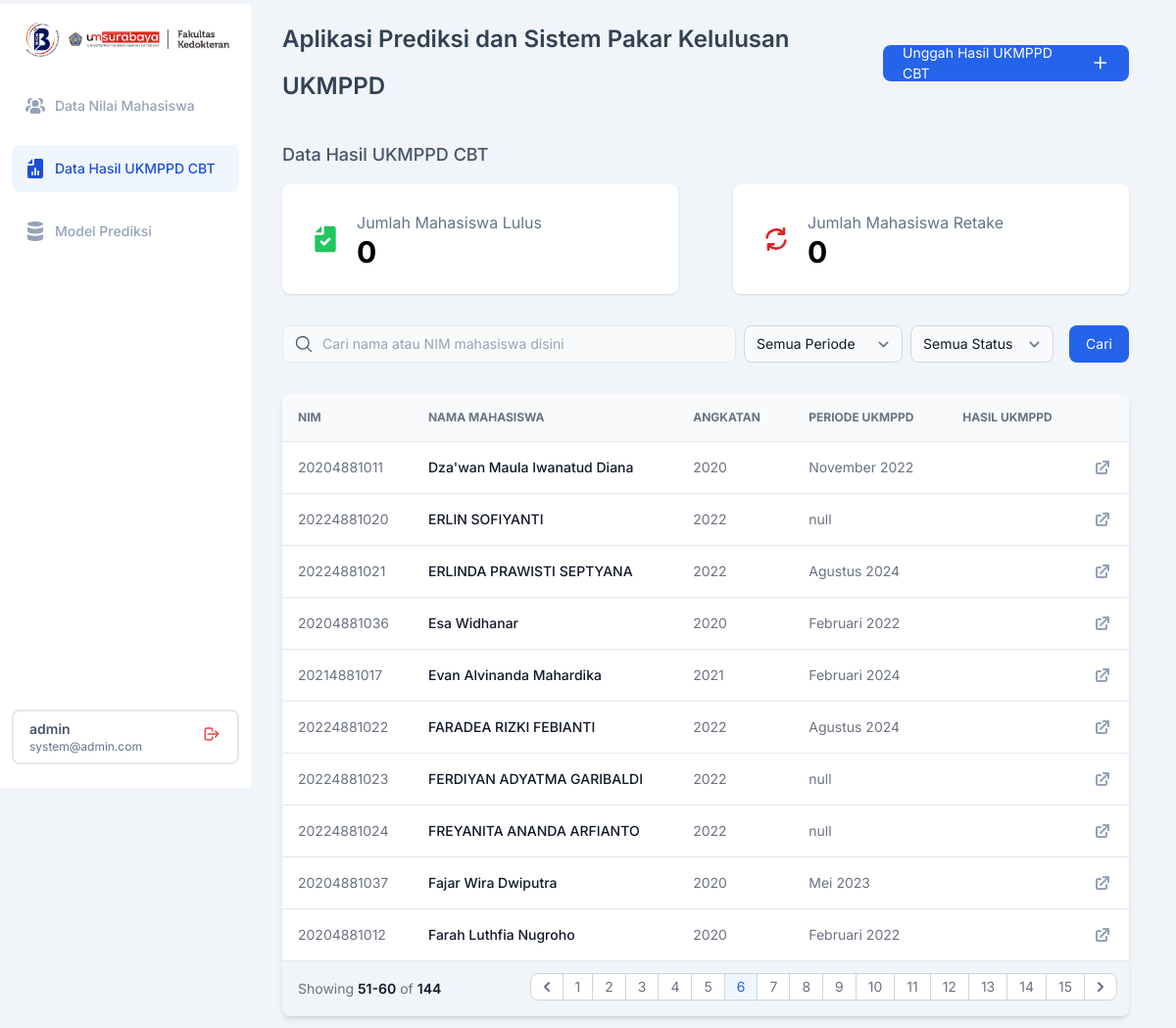
Page /data-ukmppd/?page=6 (signed in) on the earlier database version.
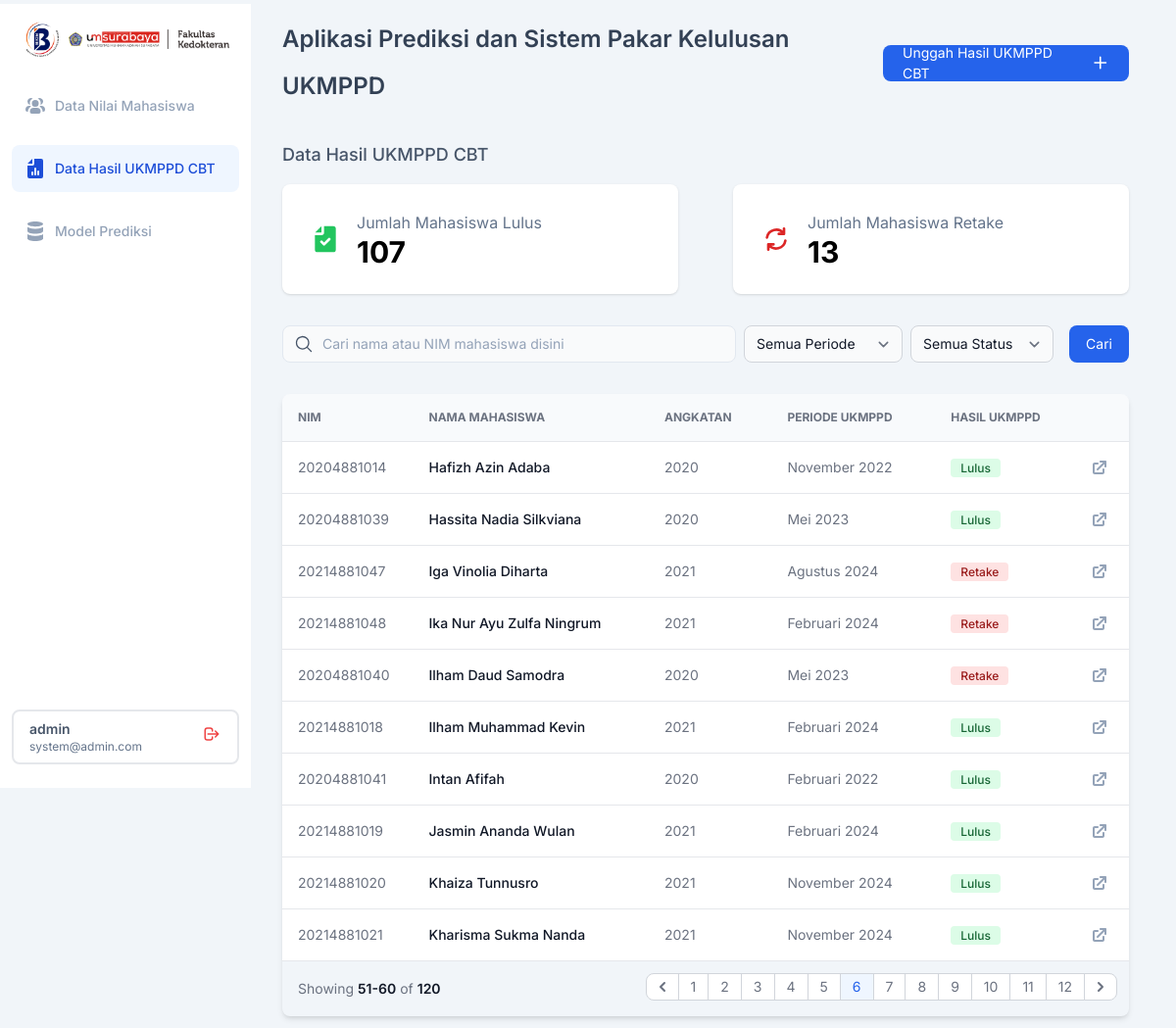
Same page on the later database version.
### dataUKMPPD/models.py (models this page shows, shortened)
class hasilUKMPPD(models.Model):
    mahasiswa_ID = models.AutoField(primary_key=True)
    nama_mahasiswa = models.CharField(max_length=512)
    NIM = models.IntegerField()
    angkatan = models.CharField(max_length=20)
    periode_ukmppd = models.CharField(max_length=50)
    IPD = models.FloatField(blank=True, null=True)
    IKA = models.FloatField(blank=True, null=True)
    RAD = models.FloatField(blank=True, null=True)
    SRM = models.FloatField(blank=True, null=True)
    KDK = models.FloatField(blank=True, null=True)
    MPK = models.FloatField(blank=True, null=True)
    ANT = models.FloatField(blank=True, null=True)
    MAT = models.FloatField(blank=True, null=True)
    IKM = models.FloatField(blank=True, null=True)
    THTKL = models.FloatField(blank=True, null=True)
    KJW = models.FloatField(blank=True, null=True)
    OT2 = models.FloatField(blank=True, null=True)
    BED = models.FloatField(blank=True, null=True)
    OBG = models.FloatField(blank=True, null=True)
    FOR = models.FloatField(blank=True, null=True)
    MOI = models.FloatField(blank=True, null=True)
    ELK = models.FloatField(blank=True, null=True)
    hasil_ukmppd = models.IntegerField(choices=[(0, 'Retake'), (1, 'Lulus')])
    created_at = models.DateTimeField(auto_now_add=True)
    updated_at = models.DateTimeField(auto_now=True)

### dataUKMPPD/views.py (the view)
# urls.py: path('', views.dashboardUKMPPD, name='index'),
def dashboardUKMPPD(request):
    dashboard = hasilUKMPPD.objects.all().order_by('nama_mahasiswa')
    record_count = hasilUKMPPD.objects.all().count()
    angkatan_list = hasilUKMPPD.objects.values_list('angkatan', flat=True).distinct()
    periode_list = hasilUKMPPD.objects.values_list('periode_ukmppd', flat=True).distinct()
    search_query = request.GET.get('query')
    filter_periode = request.GET.get('periode_ukmppd')
    filter_status = request.GET.get('status')
    if search_query:
        dashboard = dashboard.filter(Q(nama_mahasiswa__icontains = search_query) | Q(NIM__icontains = search_query))
    if filter_periode and filter_periode != 'Semua Periode':
        dashboard = dashboard.filter(periode_ukmppd = filter_periode)
    if filter_status and filter_status != 'Semua':
        if filter_status == 'Lulus':
            dashboard = dashboard.filter(hasil_ukmppd = 1)
        elif filter_status == 'Retake':
            dashboard = dashboard.filter(hasil_ukmppd = 0)
    paginator = Paginator(dashboard, 10)
    page_number = request.GET.get('page')
    page_obj = paginator.get_page(page_number)
    ukmppd_lulus = hasilUKMPPD.objects.filter(hasil_ukmppd = 1).count()
    ukmppd_retake = hasilUKMPPD.objects.filter(hasil_ukmppd = 0).count()
    context = {
        'page_obj': page_obj,
        'record_count': record_count,
        'angkatan_list': angkatan_list,
        'periode_list': periode_list,
        'search_query': search_query,
        'filter_periode': filter_periode,
        'filter_status': filter_status,
        'ukmppd_lulus': ukmppd_lulus,
        'ukmppd_retake': ukmppd_retake,
    }
    return render(request, 'dataUKMPPD/dashboard-ukmppd.html', context)

### dataUKMPPD/templates/dataUKMPPD/dashboard-ukmppd.html (shortened to what the changed rows need)
{% load static tailwind_tags %}
{% load static %}
<!DOCTYPE html>
<html>
  <head>
    {% tailwind_css %}
  </head>
  <body class="bg-slate-100 font-['Inter']">
    <div class="p-4 gap-y-8 sm:ml-64 mr-8 ps-8 flex flex-col">
      <div class="flex flex-col gap-4">
        <div class="grid md:grid-cols-2 gap-14">
          <div class="flex gap-x-4 items-center bg-white shadow p-7 rounded-lg">
            <div class="flex flex-col justify-start items-start gap-1">
              <span class="text-slate-500 text-[16px] leading-snug">Jumlah Mahasiswa Lulus</span>
              <span class="text-[30px] font-bold leading-none">{{ ukmppd_lulus|default:0 }}</span>
            </div>
          </div>
          <div class="flex gap-x-4 items-center bg-white shadow p-7 rounded-lg">
            <div class="flex flex-col justify-start items-start gap-1">
              <span class="text-slate-500 text-[16px] leading-snug">Jumlah Mahasiswa Retake</span>
              <span class="text-[30px] font-bold leading-none">{{ ukmppd_retake|default:0 }}</span>
            </div>
          </div>
        </div>
      </div>
      <div class="relative overflow-x-auto shadow-md sm:rounded-lg">
        <table class="w-full text-sm text-left rtl:text-right text-gray-500">
          <thead class="text-xs uppercase bg-slate-50 border-b">
            <tr>
              <th scope="col" class="p-4">NIM</th>
              <th scope="col" class="px-6 py-3">Nama Mahasiswa</th>
              <th scope="col" class="px-6 py-3">Angkatan</th>
              <th scope="col" class="px-6 py-3">Periode UKMPPD</th>
              <th scope="col" class="px-6 py-3">Hasil UKMPPD</th>
              <th scope="col" class="px-6 py-3"></th>
            </tr>
          </thead>
          <tbody>
            {% if page_obj.object_list %}
              {% for dashboard in page_obj.object_list %}
              <tr class="bg-white border-b hover:bg-gray-200">
                <td class="w-4 p-4">{{dashboard.NIM}}</td>
                <th scope="row" class="px-6 py-4 font-medium text-gray-900 whitespace-nowrap">{{dashboard.nama_mahasiswa}}</th>
                <td class="px-6 py-4">{{dashboard.angkatan}}</td>
                <td class="px-6 py-4">{{dashboard.periode_ukmppd}}</td>
                <td class="px-6 py-4">
                {% if dashboard.hasil_ukmppd == 1 %}
                  <span class="bg-green-100 text-green-800 border-green-300 font-['Inter'] text-xs font-medium me-2 px-2.5 py-0.5 rounded">Lulus</span>
                {% elif dashboard.hasil_ukmppd == 0 %}
                  <span class="bg-red-100 text-red-800 border-red-300 font-['Inter'] text-xs font-medium me-2 px-2.5 py-0.5 rounded">Retake</span>
                {% endif %}
                </td>
                <td class="px-4 py-4">
                  <a href="{% url 'detail-hasil-ukmppd' dashboard.NIM %}" class="font-medium hover:underline">
                  </a>
                </td>
              </tr>
              {% endfor %}
            {% else %}
            <tr>
              <td colspan="5" class="text-center py-4">Data tidak ditemukan</td>
            </tr>
            {% endif %}
          </tbody>
        </table>
        <nav class="flex items-center flex-column flex-wrap md:flex-row justify-between py-3" aria-label="Table navigation">
          <span class="pl-4 text-sm font-normal text-gray-500 :inline md:w-auto">Showing
              <span class="font-semibold text-gray-900">{{ page_obj.start_index }}-{{ page_obj.end_index }}</span> of
              <span class="font-semibold text-gray-900">{{ record_count }}</span>
          </span>
          <ul class="pr-3 inline-flex -space-x-px rtl:space-x-reverse text-sm h-8">
              {% for num in page_obj.paginator.page_range %}
                  {% if page_obj.number == num %}
                      <li>
                          <a href="?page={{ num }}" aria-current="page" class="flex items-center justify-center px-3 h-7 text-blue-600 border border-gray-300 bg-blue-50 hover:bg-blue-100 hover:text-blue-700">
                              {{ num }}
                          </a>
                      </li>
                  {% else %}
                      <li>
                          <a href="?page={{ num }}" class="flex items-center justify-center px-3 h-7 leading-tight text-gray-500 bg-white border border-gray-300 hover:bg-gray-100 hover:text-gray-700">
                              {{ num }}
                          </a>
                      </li>
                  {% endif %}
              {% endfor %}
          </ul>
        </nav>
      </div>
    </div>
  </body>
</html>

Differences in the rows shown:
removed hasilUKMPPD: NIM "20204881011", nama_mahasiswa "Dza'wan Maula Iwanatud Diana", angkatan "2020", periode_ukmppd "November 2022"
removed hasilUKMPPD: NIM "20224881020", nama_mahasiswa "ERLIN SOFIYANTI", angkatan "2022", periode_ukmppd "null"
removed hasilUKMPPD: NIM "20224881021", nama_mahasiswa "ERLINDA PRAWISTI SEPTYANA", angkatan "2022", periode_ukmppd "Agustus 2024"
removed hasilUKMPPD: NIM "20204881036", nama_mahasiswa "Esa Widhanar", angkatan "2020", periode_ukmppd "Februari 2022"
removed hasilUKMPPD: NIM "20214881017", nama_mahasiswa "Evan Alvinanda Mahardika", angkatan "2021", periode_ukmppd "Februari 2024"
removed hasilUKMPPD: NIM "20224881022", nama_mahasiswa "FARADEA RIZKI FEBIANTI", angkatan "2022", periode_ukmppd "Agustus 2024"
removed hasilUKMPPD: NIM "20224881023", nama_mahasiswa "FERDIYAN ADYATMA GARIBALDI", angkatan "2022", periode_ukmppd "null"
removed hasilUKMPPD: NIM "20224881024", nama_mahasiswa "FREYANITA ANANDA ARFIANTO", angkatan "2022", periode_ukmppd "null"
removed hasilUKMPPD: NIM "20204881037", nama_mahasiswa "Fajar Wira Dwiputra", angkatan "2020", periode_ukmppd "Mei 2023"
removed hasilUKMPPD: NIM "20204881012", nama_mahasiswa "Farah Luthfia Nugroho", angkatan "2020", periode_ukmppd "Februari 2022"
added hasilUKMPPD: NIM "20204881014", nama_mahasiswa "Hafizh Azin Adaba", angkatan "2020", periode_ukmppd "November 2022", hasil_ukmppd "Lulus"
added hasilUKMPPD: NIM "20204881039", nama_mahasiswa "Hassita Nadia Silkviana", angkatan "2020", periode_ukmppd "Mei 2023", hasil_ukmppd "Lulus"
added hasilUKMPPD: NIM "20214881047", nama_mahasiswa "Iga Vinolia Diharta", angkatan "2021", periode_ukmppd "Agustus 2024", hasil_ukmppd "Retake"
added hasilUKMPPD: NIM "20214881048", nama_mahasiswa "Ika Nur Ayu Zulfa Ningrum", angkatan "2021", periode_ukmppd "Februari 2024", hasil_ukmppd "Retake"
added hasilUKMPPD: NIM "20204881040", nama_mahasiswa "Ilham Daud Samodra", angkatan "2020", periode_ukmppd "Mei 2023", hasil_ukmppd "Retake"
added hasilUKMPPD: NIM "20214881018", nama_mahasiswa "Ilham Muhammad Kevin", angkatan "2021", periode_ukmppd "Februari 2024", hasil_ukmppd "Lulus"
added hasilUKMPPD: NIM "20204881041", nama_mahasiswa "Intan Afifah", angkatan "2020", periode_ukmppd "Februari 2022", hasil_ukmppd "Lulus"
added hasilUKMPPD: NIM "20214881019", nama_mahasiswa "Jasmin Ananda Wulan", angkatan "2021", periode_ukmppd "Februari 2024", hasil_ukmppd "Lulus"
added hasilUKMPPD: NIM "20214881020", nama_mahasiswa "Khaiza Tunnusro", angkatan "2021", periode_ukmppd "November 2024", hasil_ukmppd "Lulus"
added hasilUKMPPD: NIM "20214881021", nama_mahasiswa "Kharisma Sukma Nanda", angkatan "2021", periode_ukmppd "November 2024", hasil_ukmppd "Lulus"
Other differences:
{{ ukmppd_lulus|default:0 }}: "0" → "107"
{{ ukmppd_retake|default:0 }}: "0" → "13"
{{ record_count }}: "144" → "120"
list line gone: "13"
list line gone: "14"
list line gone: "15"
